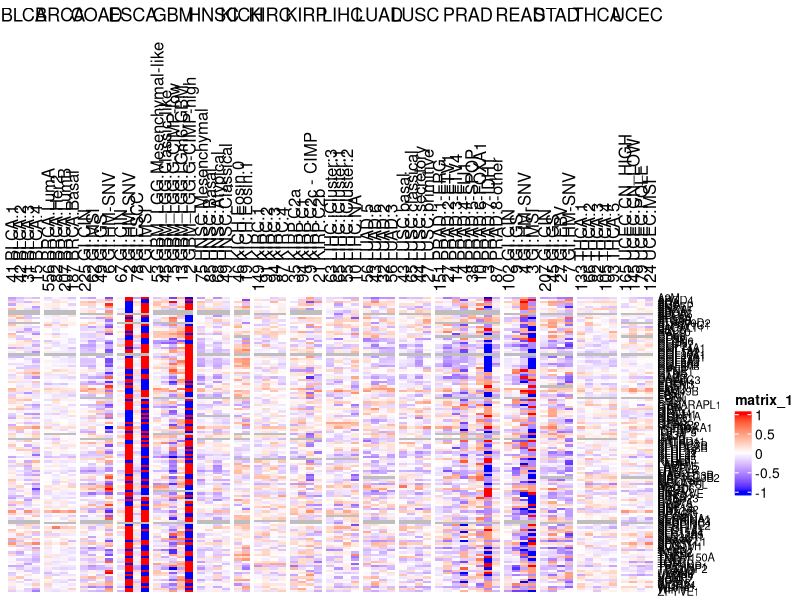
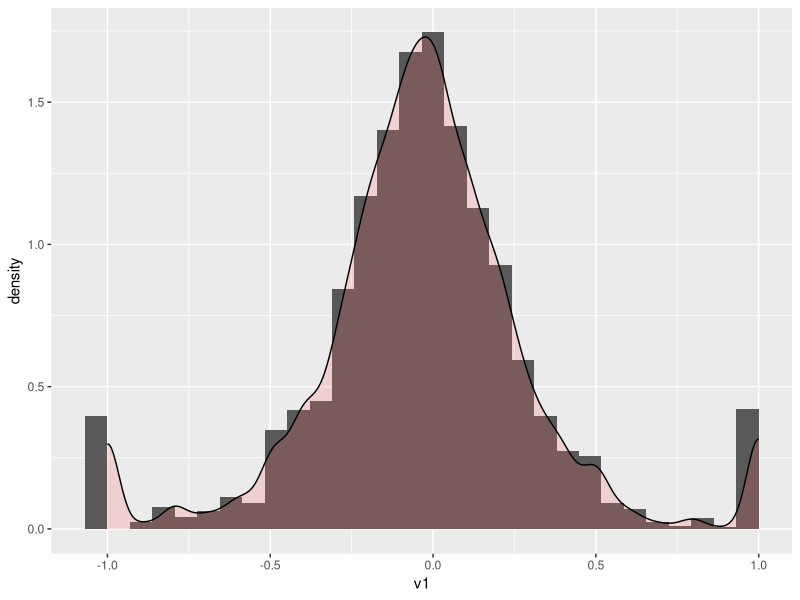
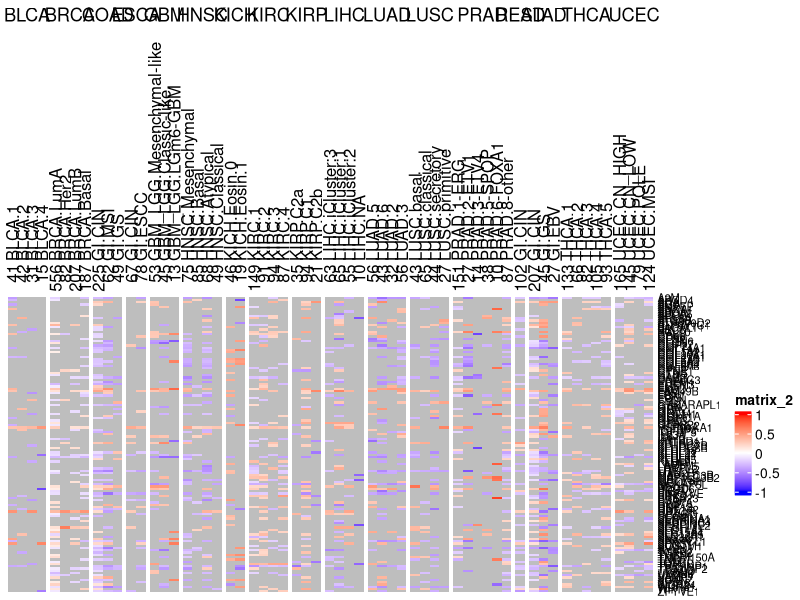
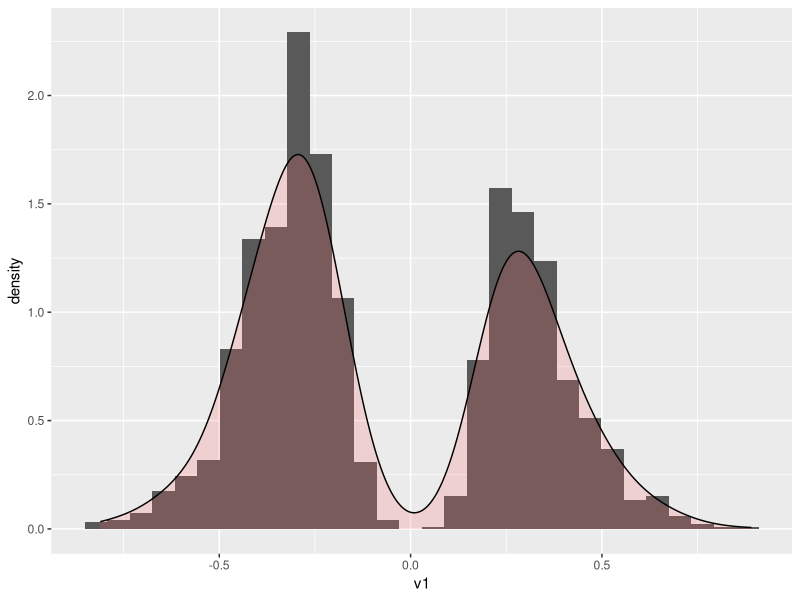
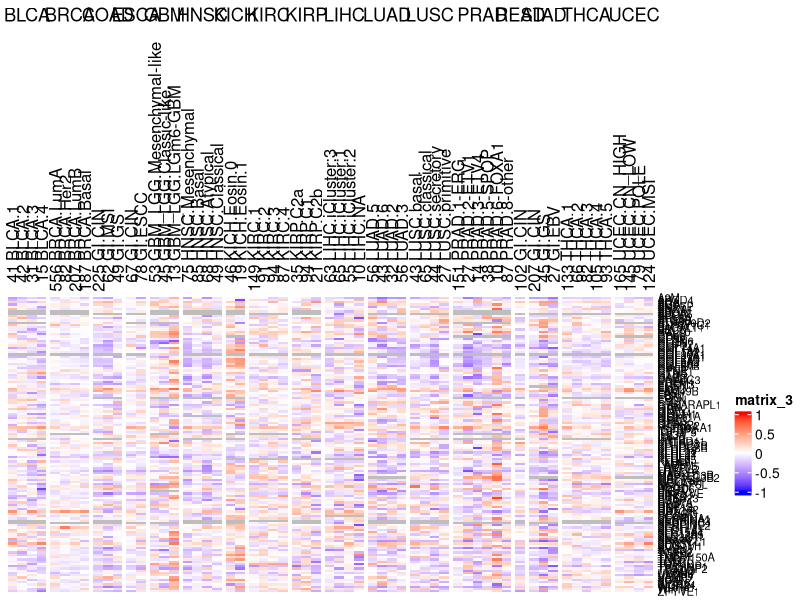
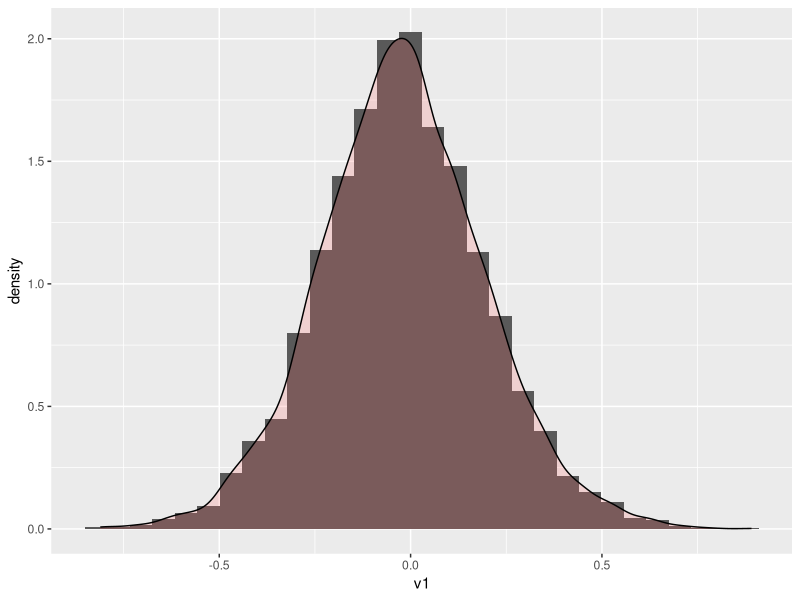

The R script that drew these images, in order:

library(ComplexHeatmap)
library(circlize)
library(ggplot2)

excluded_subtypes = c("BRCA.Normal",
                   "GBM_LGG.NA",
                   "KIRC.NA",
                   "THCA.NA",
                   "UCEC.NA")

corrs = read.table("correlation_enriched.tsv", stringsAsFactors=FALSE, sep='\t', header=TRUE)
pvals = read.table("p-values_enriched.tsv", stringsAsFactors=FALSE, sep='\t', header=TRUE)

# remove genes that are NA everywhere
corrs = corrs[, colSums(! is.na(corrs)) > 0 ]
corrs = corrs[! corrs$subtypes %in% excluded_subtypes, ]
pvals = pvals[, colSums(! is.na(pvals)) > 0 ]
pvals = pvals[! pvals$subtypes %in% excluded_subtypes, ]

#################################

corrs_m = as.matrix(corrs[,4:dim(corrs)[2]])
pvals_m = as.matrix(pvals[,4:dim(pvals)[2]])

colf=colorRamp2(c(-1,       0,      1   ), 
                c("blue", "white", "red"))

ha = columnAnnotation(samples = anno_text(corrs$nsamples))
png("heatmap_correlations_full_TPonly_enriched.png", width=1000, height=800)
Heatmap(t(corrs_m), 
        col=colf,
        na_col="grey", 
        cluster_columns=F,
        cluster_rows=F,
        column_names_side = "top",
        column_labels=corrs$subtypes,
        column_split=corrs$type,
        top_annotation=ha,
        row_names_gp = gpar(fontsize = 8))
dev.off()

values = as.data.frame(as.vector(corrs_m))
colnames(values) = c('v1')

png("distribution_correlations_full_TPonly_enriched.png")
ggplot(values, aes(v1)) + 
    geom_histogram(aes(y=..density..), na.rm=TRUE) +
    geom_density(alpha=.2, fill="#FF6666")  # Overlay with transparent density plot
dev.off()


#############################

corrs_m = as.matrix(corrs[,4:dim(corrs)[2]])
pvals_m = as.matrix(pvals[,4:dim(pvals)[2]])

alpha=0.05

corrs_m[pvals_m > alpha] = NA

min_nsamples = corrs$nsamples >= 10

row_selection = which(rowSums(! is.na(corrs_m)) > 0 & min_nsamples, )
corrs_m = corrs_m[row_selection,]
corrs = corrs[row_selection,]

colf=colorRamp2(c(-1,       0,      1   ), 
                c("blue", "white", "red"))

ha = columnAnnotation(samples = anno_text(corrs$nsamples))
png("heatmap_correlations_0.05_TPonly_enriched.png", width=1000, height=800)
Heatmap(t(corrs_m), 
        col=colf,
        na_col="grey", 
        cluster_columns=F,
        cluster_rows=F,
        column_names_side = "top",
        column_labels=corrs$subtypes,
        column_split=corrs$type,
        top_annotation=ha,
        row_names_gp = gpar(fontsize = 8))
dev.off()

values = as.data.frame(as.vector(corrs_m))
colnames(values) = c('v1')

png("distribution_correlations_0.05_TPonly_enriched.png")
ggplot(values, aes(v1)) + 
    geom_histogram(aes(y=..density..),na.rm=TRUE) +
    geom_density(alpha=.2, fill="#FF6666")  # Overlay with transparent density plot
dev.off()

########################################

corrs = read.table("correlation_enriched.tsv", stringsAsFactors=FALSE, sep='\t', header=TRUE)
corrs = corrs[, colSums(! is.na(corrs)) > 0 ]
corrs = corrs[! corrs$subtypes %in% excluded_subtypes, ]

corrs_m = as.matrix(corrs[,4:dim(corrs)[2]])
corrs_m = corrs_m[row_selection,]
corrs =   corrs[row_selection,]

colf=colorRamp2(c(-1,       0,      1   ), 
                c("blue", "white", "red"))

ha = columnAnnotation(samples = anno_text(corrs$nsamples))
png("heatmap_correlations_full_TPonly_not_filtered_enriched.png", width=1000, height=800)
Heatmap(t(corrs_m), 
        col=colf,
        na_col="grey", 
        cluster_columns=F,
        cluster_rows=F,
        column_names_side = "top",
        column_labels=corrs$subtypes,
        column_split=corrs$type,
        top_annotation=ha,
        row_names_gp = gpar(fontsize = 8))
dev.off()

values = as.data.frame(as.vector(corrs_m))
colnames(values) = c('v1')

png("distribution_correlations_full_TPonly_not_filtered_enriched.png")
ggplot(values, aes(v1)) + 
    geom_histogram(aes(y=..density..), na.rm=TRUE) +
    geom_density(alpha=.2, fill="#FF6666")  # Overlay with transparent density plot
dev.off()
